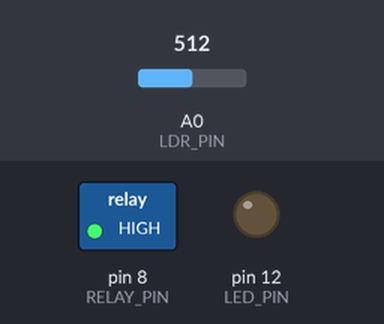
Recording of a sketch running on a simulated Arduino Uno, built with avr-gcc and run on an emulated ATmega328P. On the bench: switched loads named in the sketch (green lamp = pin HIGH), output pins drawn as LEDs (lit = HIGH). The inputs (shaded band) are chosen by the test bench; at power-on: A0 (LDR_PIN) = 512. What the sketch prints to the serial monitor is not drawn.

Above: at 1.2 s.
1.3 s: A0 (LDR_PIN) set to 7
4.3 s: A0 (LDR_PIN) set to 4
At 5.0 s:
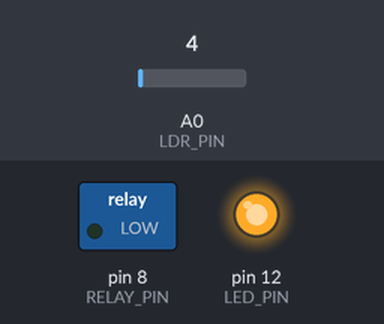
Timing chart, 0 to 7.3 s (numbered marks = the images above; inputs shaded):
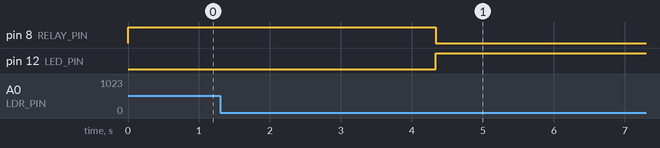

Measured:
- the behaviour switches between 6 and 5 on A0 (LDR_PIN) (found by bisection; images 0 and 1)
- after the input at 1.3 s, every drawn part: stays the same
- after the input at 4.3 s, pin 8 (RELAY_PIN): HIGH → LOW at once; pin 12 (LED_PIN): LOW → HIGH at once

The sketch:

relay-ldr-arduino.ino
```cpp
/******************************************************************************
 * PROJECT      : Automatic Light Sensor (LDR + 10 A Relay)
 * DESCRIPTION  : Reads ambient light via an LDR on A0. When darkness falls
 *                below DARK_THRESHOLD the 5 V relay module on Pin 8 closes
 *                its NO contact, switching a high-power load (bulb, fan,
 *                pump…) ON. An indicator LED on Pin 12 mirrors relay state.
 *                The relay module is ACTIVE LOW:
 *                  LOW  → relay energised  (load ON)
 *                  HIGH → relay released   (load OFF)
 *
 * HARDWARE     : Arduino Uno / Nano
 *                LDR + 10 kΩ pull-down  → A0
 *                5 V 1-Ch Relay Module  → Pin 8  (IN / VCC / GND)
 *                LED + 220 Ω resistor   → Pin 12
 *
 * CODED BY     : SWAN LAB, IIT Kharagpur
 ******************************************************************************/


/* ─── PIN CONFIGURATION ──────────────────────────────────────────────────── */

const int LDR_PIN   = A0;   // Analog input  – LDR voltage divider output
const int RELAY_PIN = 8;    // Digital output – relay module IN  (active LOW)
const int LED_PIN   = 12;   // Digital output – indicator LED


/* ─── THRESHOLD ───────────────────────────────────────────────────────────── *
 *  Open Serial Monitor at 9600 baud, cover / uncover the LDR, and note the  *
 *  printed values. Set DARK_THRESHOLD somewhere between the lit and dark     *
 *  readings to get reliable switching in your environment.                   *
 * ─────────────────────────────────────────────────────────────────────────── */

const int DARK_THRESHOLD = 5;  // 0 – 1023 · below = dark · above = bright


/* ─── ACTIVE LOW HELPERS ─────────────────────────────────────────────────── *
 *  Using named macros means the code reads exactly as you think it:         *
 *  "turn the relay ON" — no need to remember which logic level does what.   *
 * ─────────────────────────────────────────────────────────────────────────── */

#define RELAY_ON  LOW    // LOW  energises the coil on this module
#define RELAY_OFF HIGH   // HIGH releases  the coil on this module


/* ─────────────────────────────────────────────────────────────────────────── *
 *  SETUP — runs once on power-up / reset                                     *
 *  All pins configured; relay and LED forced OFF so the load never           *
 *  gets an accidental power spike during start-up.                           *
 * ─────────────────────────────────────────────────────────────────────────── */
void setup()
{
    Serial.begin(9600);               // Open serial port for live LDR monitoring

    pinMode(LDR_PIN,   INPUT);        // A0  reads the LDR voltage divider
    pinMode(RELAY_PIN, OUTPUT);       // Pin 8 drives the relay coil
    pinMode(LED_PIN,   OUTPUT);       // Pin 12 drives the indicator LED

    digitalWrite(RELAY_PIN, RELAY_OFF);  // Safe default – load stays OFF at boot
    digitalWrite(LED_PIN,   LOW);        // Indicator OFF at boot
}


/* ─────────────────────────────────────────────────────────────────────────── *
 *  LOOP — runs continuously                                                   *
 *                                                                             *
 *  Step 1 → Read LDR (0 = pitch dark, 1023 = full brightness)               *
 *  Step 2 → Print value to Serial Monitor for easy calibration               *
 *  Step 3 → Compare with DARK_THRESHOLD and act:                             *
 *             DARK   (≤ threshold) → Relay ON  + LED ON                      *
 *             BRIGHT (> threshold) → Relay OFF + LED OFF                     *
 * ─────────────────────────────────────────────────────────────────────────── */
void loop()
{
    /* ── Step 1 : Read LDR ───────────────────────────────────────────────── */
    int ldrStatus = analogRead(LDR_PIN);   // Sample analog voltage (10-bit, 0–1023)

    /* ── Step 2 : Serial Debug ───────────────────────────────────────────── */
    Serial.print("LDR Value: ");
    Serial.println(ldrStatus);             // Watch this live to tune DARK_THRESHOLD

    /* ── Step 3 : Control Relay + LED ───────────────────────────────────── */
    if (ldrStatus <= DARK_THRESHOLD)
    {
        digitalWrite(RELAY_PIN, RELAY_ON);   // Energise coil → NO contact closes → load ON
        digitalWrite(LED_PIN,   HIGH);        // Indicator LED confirms relay is active
        Serial.println("State: DARK  → Relay ON");
    }
    else
    {
        digitalWrite(RELAY_PIN, RELAY_OFF);  // Release coil → NO contact opens → load OFF
        digitalWrite(LED_PIN,   LOW);         // Indicator LED off
        Serial.println("State: LIGHT → Relay OFF");
    }

    /* Loop restarts immediately — sensor polled as fast as Arduino allows */
}
```
